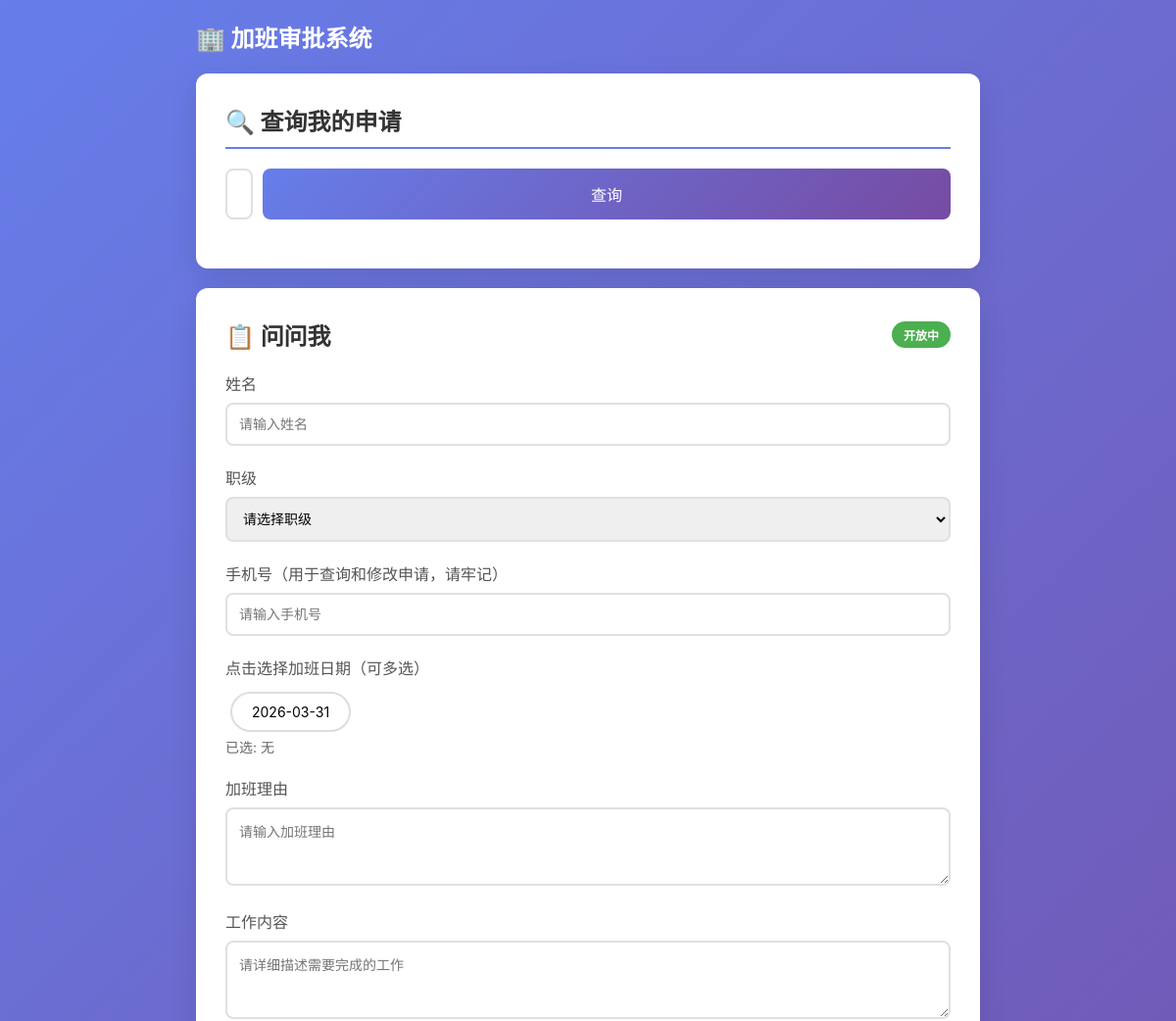
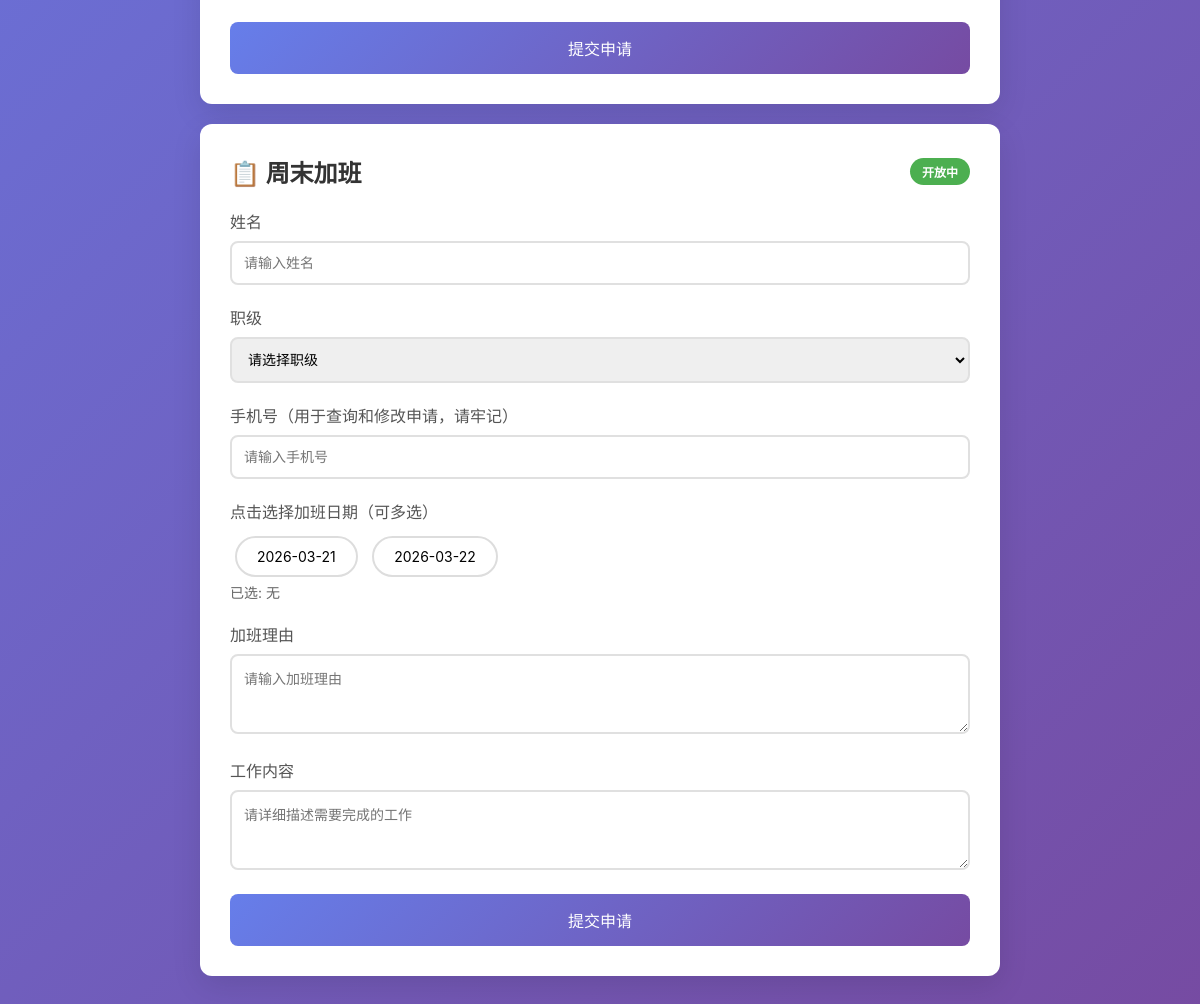
The page / on the database its author committed (2 pictures, top to bottom).
### tables this page shows
CREATE TABLE overtime_batches (
        id INTEGER PRIMARY KEY AUTOINCREMENT,
        name TEXT NOT NULL,
        dates TEXT NOT NULL,  -- JSON数组，如 ["2026-03-18", "2026-03-19"]
        is_open INTEGER DEFAULT 0,
        created_at TIMESTAMP DEFAULT CURRENT_TIMESTAMP
    );

### app.py (the view, shortened to what this page needs)
@app.route('/')
def index():
    conn = get_db()
    phone = request.args.get('phone', '')
    my_applications = []
    batches_raw = conn.execute('SELECT * FROM overtime_batches WHERE is_open = 1 ORDER BY created_at DESC').fetchall()
    batches = []
    for b in batches_raw:
        batch = dict(b)
        batch['dates'] = json.loads(batch['dates'])
        batches.append(batch)
    all_applications = []
    return render_template('index.html', batches=batches, my_applications=my_applications,
                           phone=phone, all_applications=all_applications)

### app.py (called while the page is built)
def get_db():
    if 'db' not in g:
        g.db = sqlite3.connect(DB_PATH)
        g.db.row_factory = sqlite3.Row
    return g.db

### templates/index.html (shortened to what this page needs)
<!DOCTYPE html>
<html lang="zh-CN">
<head>
    <link rel="stylesheet" href="{{ url_for('static', filename='style.css') }}">
</head>
<body>
    <div class="container">
        <header>
            <h1>🏢 加班审批系统</h1>
        </header>
        <div class="card">
            <h2>🔍 查询我的申请</h2>
            <form method="GET" action="{{ url_for('index') }}">
                <div class="form-group" style="display: flex; gap: 10px;">
                    <input type="text" name="phone" placeholder="请输入手机号查询" required style="flex: 1;">
                    <button type="submit" class="btn">查询</button>
                </div>
            </form>
        </div>
        {% if batches %}
            {% for batch in batches %}
            <div class="card">
                <div class="batch-header">
                    <h2>📋 {{ batch.name }}</h2>
                    {% if batch.is_open %}
                    <span class="badge badge-open">开放中</span>
                    {% else %}
                    <span class="badge badge-closed">已关闭</span>
                    {% endif %}
                </div>
                {% if batch.is_open %}
                <form method="POST" action="{{ url_for('apply') }}">
                    <div class="form-group">
                        <label>姓名</label>
                        <input type="text" name="name" required placeholder="请输入姓名">
                    </div>
                    <div class="form-group">
                        <label>职级</label>
                        <select name="rank" required>
                            <option value="">请选择职级</option>
                        </select>
                    </div>
                    <div class="form-group">
                        <label>手机号（用于查询和修改申请，请牢记）</label>
                        <input type="tel" name="phone" required placeholder="请输入手机号">
                    </div>
                    <div class="form-group">
                        <label>点击选择加班日期（可多选）</label>
                        <div id="dateContainer_{{ batch.id }}">
                            {% for d in batch.dates %}
                            <span class="date-chip" onclick="toggleDate({{ batch.id }}, '{{ d }}')"
                                  id="date_{{ batch.id }}_{{ d }}">{{ d }}</span>
                            {% endfor %}
                        </div>
                        <p class="hint">已选: <span id="selected_{{ batch.id }}">无</span></p>
                    </div>
                    <div class="form-group">
                        <label>加班理由</label>
                        <textarea name="reason" rows="2" required placeholder="请输入加班理由"></textarea>
                    </div>
                    <div class="form-group">
                        <label>工作内容</label>
                        <textarea name="work_content" rows="3" required placeholder="请详细描述需要完成的工作"></textarea>
                    </div>
                    <button type="submit" class="btn" onclick="return submitForm({{ batch.id }})">
                        提交申请
                    </button>
                </form>
                {% else %}
                <div class="closed-box">
                    <p>❌ 该批次已关闭</p>
                </div>
                {% endif %}
            </div>
            {% endfor %}
        {% endif %}
    </div>
</body>
</html>

### static/style.css (style rules this page uses)
* { margin: 0; padding: 0; box-sizing: border-box; }
body { font-family: -apple-system, BlinkMacSystemFont, 'Segoe UI', 'PingFang SC', 'Hiragino Sans GB', 'Microsoft YaHei', sans-serif; background: linear-gradient(135deg, #667eea 0%, #764ba2 100%); min-height: 100vh; padding: 20px; }
.container { max-width: 800px; margin: 0 auto; }
h1 { color: white; text-align: center; margin-bottom: 30px; font-size: 2em; }
header { display: flex; justify-content: space-between; align-items: center; margin-bottom: 20px; flex-wrap: wrap; gap: 10px; }
header h1 { margin-bottom: 0; font-size: 1.5em; }
.card { background: white; border-radius: 12px; padding: 30px; margin-bottom: 20px; box-shadow: 0 10px 30px rgba(0,0,0,0.1); }
.card h2 { color: #333; margin-bottom: 20px; padding-bottom: 10px; border-bottom: 2px solid #667eea; }
.form-group { margin-bottom: 20px; }
.form-group label { display: block; margin-bottom: 8px; color: #555; font-weight: 500; }
.form-group input, .form-group select, .form-group textarea { width: 100%; padding: 12px; border: 2px solid #e0e0e0; border-radius: 8px; font-size: 14px; transition: border-color 0.3s; }
.form-group textarea { resize: vertical; min-height: 80px; }
.btn { background: linear-gradient(135deg, #667eea 0%, #764ba2 100%); color: white; border: none; padding: 14px 30px; border-radius: 8px; font-size: 16px; cursor: pointer; width: 100%; transition: transform 0.2s, box-shadow 0.2s; }
.batch-header { display: flex; justify-content: space-between; align-items: center; margin-bottom: 20px; }
.batch-header h2 { margin-bottom: 0; padding-bottom: 0; border-bottom: none; }
.badge { padding: 5px 12px; border-radius: 20px; font-size: 12px; font-weight: bold; }
.badge-open { background: #4caf50; color: white; }
.hint { color: #666; font-size: 14px; margin-bottom: 15px; }

### templates/index.html (style rules this page uses)
.date-chip { display: inline-block; padding: 10px 20px; margin: 5px; border: 2px solid #ddd; border-radius: 25px; cursor: pointer; transition: all 0.2s; font-size: 14px; }

### rows shown on the page
overtime_batches: name "问问我", is_open "开放中", dates "2026-03-31"
overtime_batches: name "周末加班", is_open "开放中", dates "2026-03-21" "2026-03-22"
